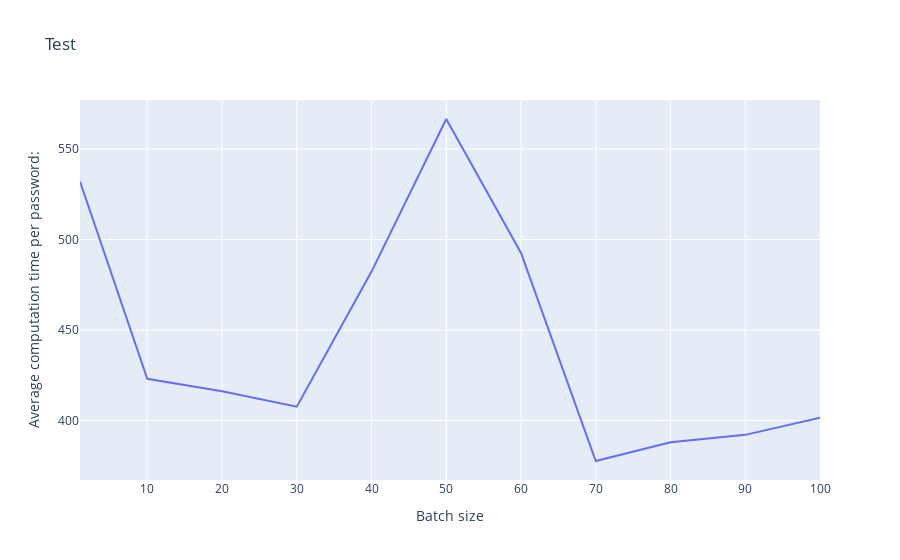

The notebook cell saved with this chart:
### Code cell
fig = px.line(df, x="Batch size", y="Average computation time per password:", title='Test')
#layout = go.Layout(yaxis=dict(tickformat=".2%"))
#fig.update_layout(yaxis_tickformat=".2%")
fig.update_yaxes(type='linear')

fig.show()

### Figure 1 — Plotly figure (JSON) as saved in the notebook; plotly's stock layout.template omitted (floating-point values rounded to 4 significant figures)
{"data": [{"hovertemplate": "Batch size=%{x}<br>Average computation time per password:=%{y}<extra></extra>", "legendgroup": "", "line": {"color": "#636efa", "dash": "solid"}, "marker": {"symbol": "circle"}, "mode": "lines", "name": "", "orientation": "v", "showlegend": false, "type": "scatter", "x": [1, 10, 20, 30, 40, 50, 60, 70, 80, 90, 100], "xaxis": "x", "y": ["532.13", "423.00", "416.13", "407.57", "482.28", "566.67", "492.58", "377.54", "387.95", "391.99", "401.50"], "yaxis": "y"}], "layout": {"legend": {"tracegroupgap": 0}, "title": {"text": "Test"}, "xaxis": {"anchor": "y", "domain": [0, 1], "title": {"text": "Batch size"}}, "yaxis": {"anchor": "x", "domain": [0, 1], "title": {"text": "Average computation time per password:"}, "type": "linear"}}}
